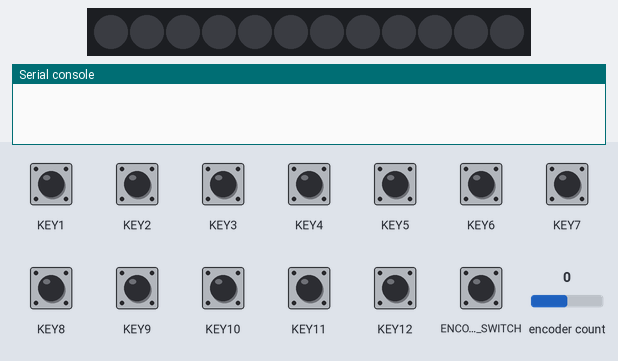
Bench run of a program on a simulated Adafruit MacroPad running CircuitPython. Parts: 12 RGB LEDs in strip order, left to right, the last lines printed to the serial console. The inputs (shaded band) are chosen by the test bench; at power-on: ENCODER_SWITCH, KEY1–12 HIGH, encoder count 0. Dim RGB values are drawn brighter than linear; MIDI messages are not drawn.

Above: at 1.2 s.
1.3 s: KEY1 pulled LOW for 0.15 s
At 1.39 s:
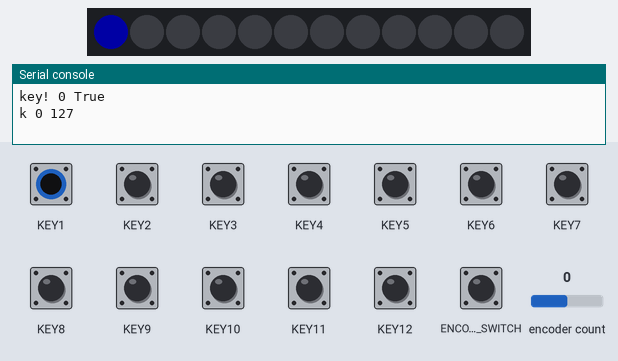
2.9 s: KEY2 pulled LOW for 0.15 s
At 2.99 s:
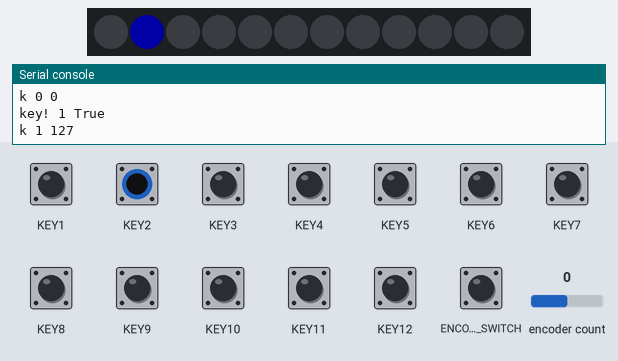
4.5 s: KEY3 pulled LOW for 0.15 s
At 4.59 s:
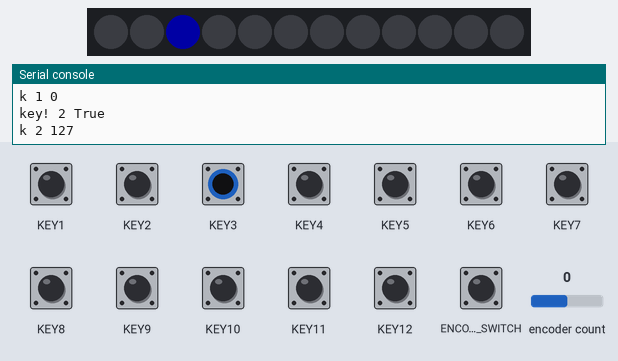
6.1 s: KEY4 pulled LOW for 0.15 s
At 6.19 s:
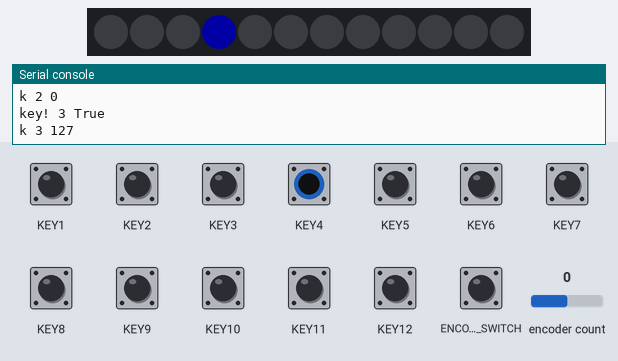
7.7 s: KEY5 pulled LOW for 0.15 s
At 7.79 s:
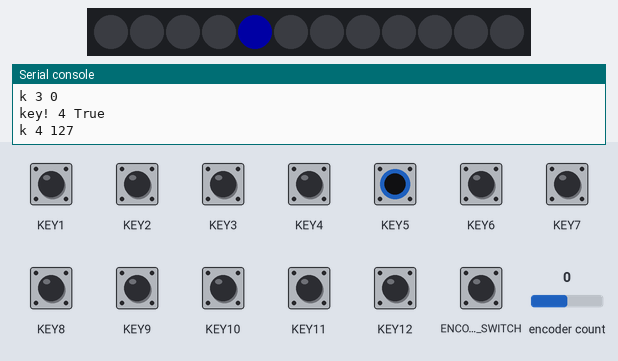
9.3 s: KEY6 pulled LOW for 0.15 s
At 9.39 s:
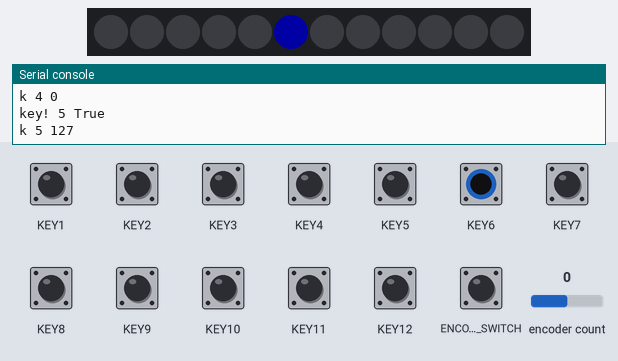
Timing chart, 0 to 11.9 s (numbered marks = the images above; inputs shaded):
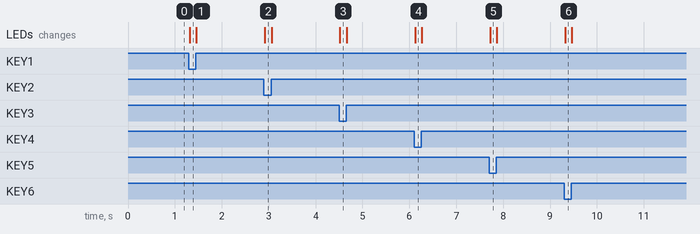

The program:

code.py
```python
# Midi Controller for the Adafruit Macropad RP2040. Setup the MAcropad to use midi RX and TX through the STEMMA QT port

import time
import board, busio, keypad, rotaryio, neopixel
import displayio, terminalio
import usb_midi
import audiocore, audiomixer, audiopwmio
from adafruit_display_text import bitmap_label as label
#from adafruit_ticks import ticks_ms, ticks_diff, ticks_add
import adafruit_midi
from adafruit_midi.note_on import NoteOn
from adafruit_midi.note_off import NoteOff

# --- Key variables ---
key_pins = (board.KEY1, board.KEY2, board.KEY3,
            board.KEY4, board.KEY5, board.KEY6,
            board.KEY7, board.KEY8, board.KEY9,
            board.KEY10, board.KEY11, board.KEY12)
keys = keypad.Keys(key_pins, value_when_pressed=False, pull=True)

midi_notes = [60, 62, 64, 65, 67, 69, 71, 72, 74, 76, 77, 79]


# --- MIDI variables ---
uart = busio.UART(tx=board.SDA, rx=board.SCL, baudrate=31250, timeout=0.001)
midi = adafruit_midi.MIDI(midi_in=uart, midi_out=uart, debug=False)

leds = neopixel.NeoPixel(board.NEOPIXEL, 12, brightness=0.3, auto_write=False)

encoder = rotaryio.IncrementalEncoder(board.ENCODER_B, board.ENCODER_A)  # yes, reversed
encoder_switch = keypad.Keys((board.ENCODER_SWITCH,), value_when_pressed=False, pull=True)
last_encoder_value = 0

keys_pressed = [False] * 12
last_key_time = time.monotonic()

def trigger_note(kind,note,vel):
    # send on channel equal to the
    n = note % 12
    keys_pressed[n] = True if vel > 0 else False
    print(f"{kind} {note} {vel}")
    leds[n] = (0, 0, vel)
    leds.show()
    midi.send(NoteOn(note, vel))

def midi_receive():
    msg = midi.receive()
    if msg is not None and msg._STATUS == 0x90:
        print(time.monotonic(), msg)
        # if isinstance(msg, NoteOn) and msg.velocity:
        #     print("noteOn:",msg.note, msg.note % 12)
        #     trigger_note('m', msg.note,msg.velocity)
        # if isinstance(msg,NoteOff) or (isinstance(msg, NoteOn) and msg.velocity==0):
        #     trigger_note('m', msg.note,0)

def encoder_switch_pressed():
    return encoder_switch.events.get() is not None

def encoder_switch_released():
    return encoder_switch.events.get() is not None

def encoder_switch_value():
    return encoder_switch.events.get().pressed

def encoder_value():
    # make encoder_last_value global
    global last_encoder_value
    if encoder.position == 0 or encoder.position == 13 or encoder.position < 0:
        # reset encoder value to 0
        encoder.position = 0
        return 0
    if encoder.position != last_encoder_value:
        last_encoder_value = encoder.position
        print("encoder:", encoder.position)
    return encoder.position % 12

def encoder_value_changed():
    return encoder.position != 0

def encoder_value_reset():
    encoder.position = 0

def encoder_value_set(value):
    encoder.position = value

# --- Main loop ---
while True:
    midi_receive()
    # get the encoder value
    enc = encoder_value()
     # Key handling
    key = keys.events.get()
    if key == None:
        continue   # no keys? go back to while

    # only pressed / released key logic beyond this point

    # otherwise key was pressed or released
    keynum = key.key_number
    print("key!",keynum, key.pressed)

    if key.pressed:
        trigger_note('k', keynum, 127)

    if key.released:
        trigger_note('k', keynum, 0)

    
```

Measured:
- after the input at 1.3 s, the LEDs: change at once (image 1)
- after the input at 2.9 s, the LEDs: change at once (image 2)
- after the input at 4.5 s, the LEDs: change at once (image 3)
- after the input at 6.1 s, the LEDs: change at once (image 4)
- after the input at 7.7 s, the LEDs: change at once (image 5)
- after the input at 9.3 s, the LEDs: change at once (image 6)
